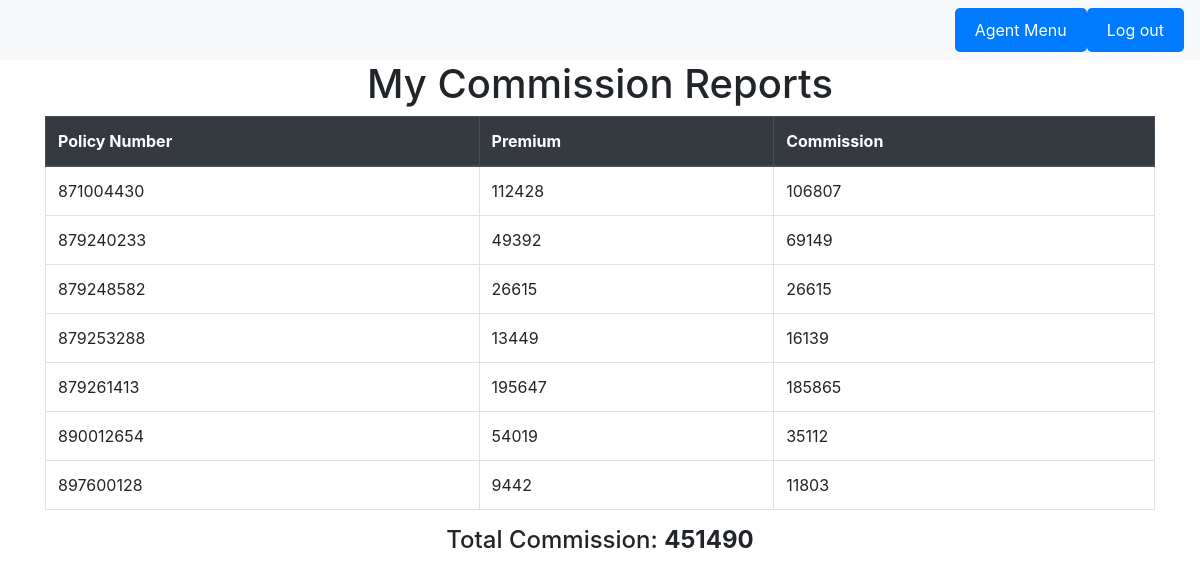
/DBMS/Agent/PolicyOptions/CommissionReports.php (signed in), run on the app's committed database.
### tables this page shows
CREATE TABLE `policy` (
  `Policy_no` int(9) UNSIGNED NOT NULL CHECK (octet_length(`Policy_no`) = 9),
  `Plan_no` int(3) UNSIGNED NOT NULL,
  `Agency_code` int(7) UNSIGNED ZEROFILL NOT NULL,
  `Premium` int(10) UNSIGNED NOT NULL,
  `DOC` date DEFAULT NULL,
  `FUP` date DEFAULT NULL,
  `Mode` enum('yearly','halfly','monthly','quartely','single premium') DEFAULT NULL,
  `SA` bigint(10) UNSIGNED NOT NULL,
  `Status` tinyint(1) NOT NULL DEFAULT 1,
  `Term` int(11) NOT NULL,
  `PPT` int(11) DEFAULT NULL
);

### DBMS/Agent/PolicyOptions/CommissionReports.php (the view)
<?php
require_once '../header.php';
require '../../database.php';
?>
<div class="container">
  <h1 class="text-center">My Commission Reports</h1>
  <div class="table-responsive">
    <table class="table table-bordered">
      <thead class="thead-dark">
        <tr>
          <th>Policy Number</th>
          <th>Premium</th>
          <th>Commission</th>
        </tr>
      </thead>
      <tbody>
        <?php
        $Agency_code = $_SESSION['sessionId'];
        $sql = "SELECT `Policy_no`, `Premium`, COM(Premium,Term) AS C FROM `policy` WHERE `Agency_code` = '$Agency_code'";
        $result = mysqli_query($conn, $sql);
        $rowCount = mysqli_num_rows($result);
        if ($rowCount > 0) {
          while ($row = mysqli_fetch_assoc($result)) {
        ?>
            <tr>
              <td><?php echo $row['Policy_no'] ?></td>
              <td><?php echo $row['Premium'] ?></td>
              <td><?php echo $row['C'] ?></td>
            </tr>
        <?php
          }
        } else {
          echo '<tr><td colspan="3">No data available</td></tr>';
        }
        $sql = "SELECT SUM(`C`) AS S FROM (SELECT COM(Premium,Term) AS C FROM `policy` WHERE `Agency_code` = '$Agency_code' ) AS T";
        $result = mysqli_query($conn, $sql);
        $row = mysqli_fetch_assoc($result);
        $TotalCommission = $row['S'];
        ?>
      </tbody>
    </table>
  </div>
  <h4 class="text-center">Total Commission: <b><?php echo $TotalCommission; ?></b></h4>
</div>
<?php
require_once '../footer.php';
?>

### data on the page
policy: Policy_no "871004430", Premium "112428", C "106807"
policy: Policy_no "879240233", Premium "49392", C "69149"
policy: Policy_no "879248582", Premium "26615", C "26615"
policy: Policy_no "879253288", Premium "13449", C "16139"
policy: Policy_no "879261413", Premium "195647", C "185865"
policy: Policy_no "890012654", Premium "54019", C "35112"
policy: Policy_no "897600128", Premium "9442", C "11803"

### other printed values
$TotalCommission "451490"
